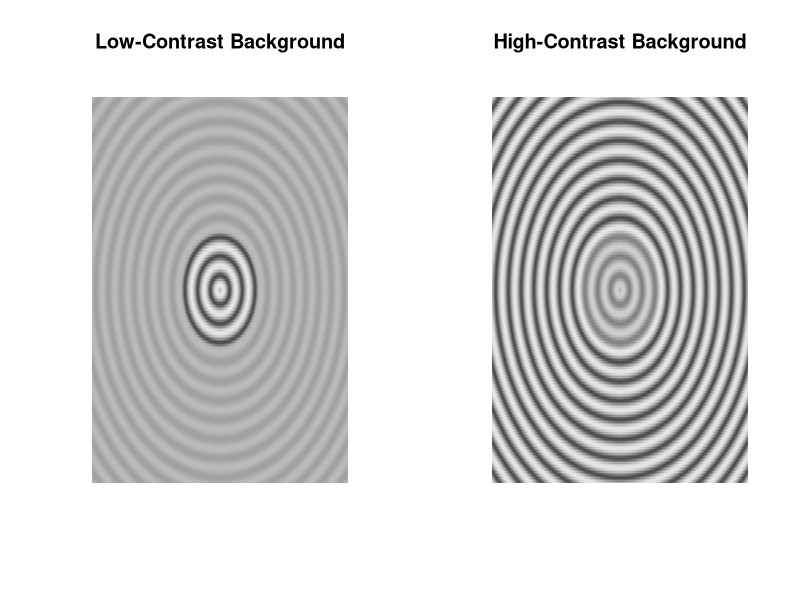
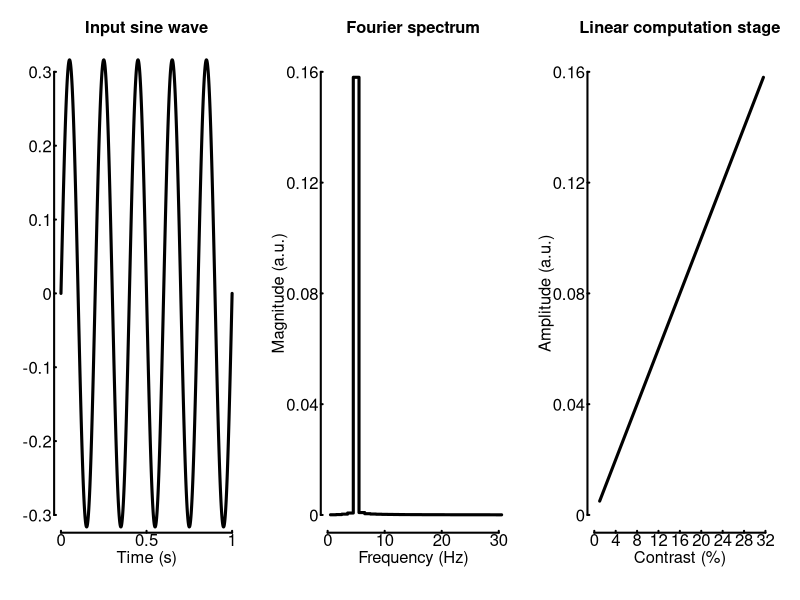
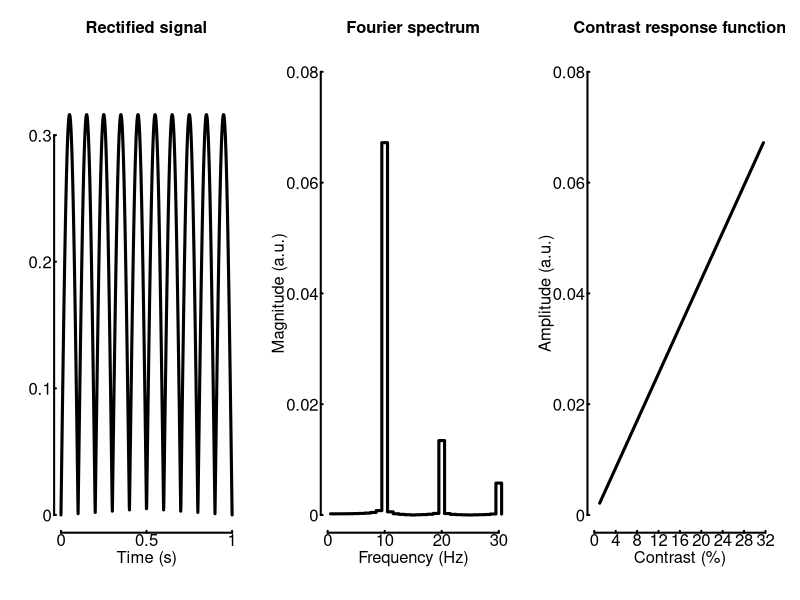
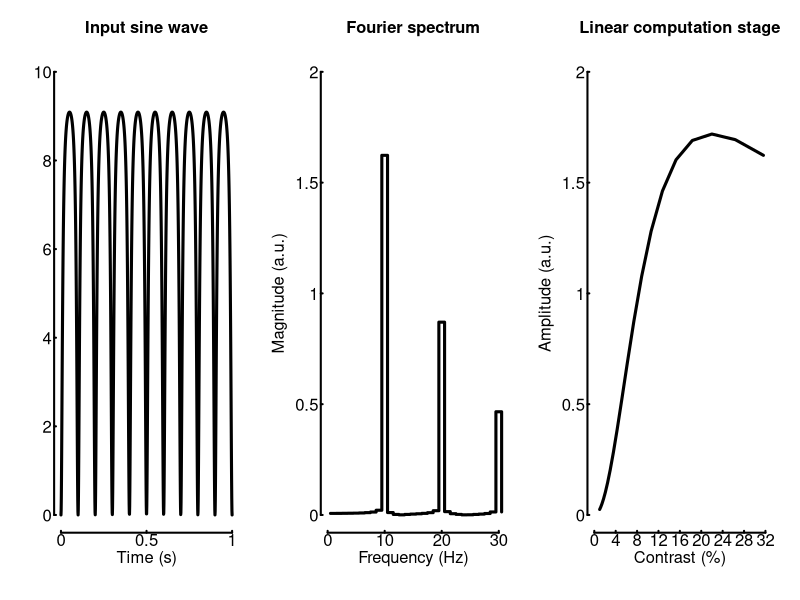
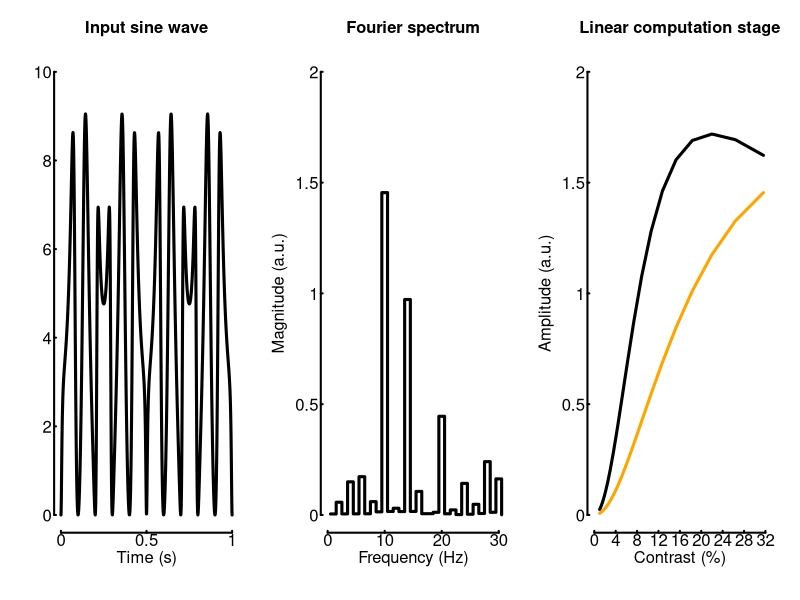
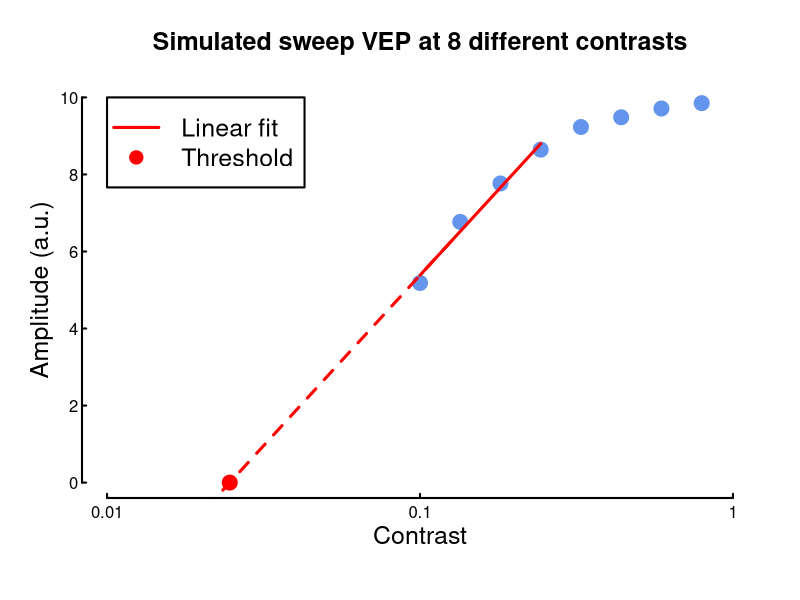
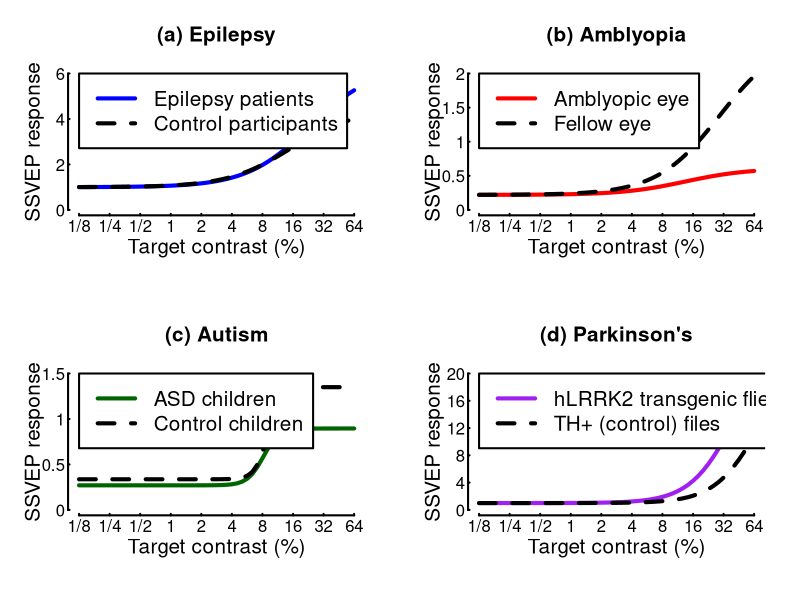

Here is the R script that generated these plots, in order:
## ---- chunk 1

# set up helper functions

simpleTransducerFunction <- function(inputContrast, c50, RMax){
 # Here we model a simple hyperbolic ratio function. Also called a "Naka-Rushton" function.
 # RMax defines the reponse gain of the transducer (how big the biggest output is). 
 # c50 defines the conrast sensitivity. Smaller values are more sensitive.
 # The exponent can also vary - here we fix it to 2
  expnt <- 2

  # Contrast cannot be negative. To model the responses of a set of on and off 
  # contrast detectors we perform full-wave rectification of the signal
  inputContrast <- abs(inputContrast)
  output <- RMax*(inputContrast^expnt)/(inputContrast^expnt + c50^expnt)
  return(output)
}

doubleTransducerFunction <- function(inputContrast, maskContrast, c50, RMax){
 # This version has two inputs, but the second input is purely suppressive
  expnt <- 2
  inputContrast <- abs(inputContrast)
  maskContrast <- abs(maskContrast)

  output <- RMax*(inputContrast^expnt)/(inputContrast^expnt + maskContrast^expnt + c50^expnt)
  return(output)  
}

create_grating <- function(size, frequency, phase, contrast){
    x <- matrix(rep(seq(-1,1,length=size),size),nrow=size,ncol=size)
    y <- t(x)
    grating <- sin(2 * pi * frequency * sqrt(x^2 + y^2) + phase)
    grating <- (grating + 1) / 2  # Normalize to [0, 1]
    grating <- grating * contrast + (1 - contrast) / 2  # Adjust contrast 
  return(grating)
}

create_circular_mask <- function(size){
    x <- matrix(rep(seq(-1,1,length=size),size),nrow=size,ncol=size)
    y <- t(x)
    radius <- sqrt(x^2 + y^2)
    mask <- sqrt(x**2 + y**2) <= 0.3
  return(mask)
}

if (!dir.exists('/Figures')){dir.create('/Figures')}

## ---- chunk 2

# Set parameters
size <- 256
frequency <- 10
phase <- 0
contrast_center <- 0.5
contrast_surround_low <- 0.1
contrast_surround_high <- 0.9

# Create gratings and circular masks
grating_center <- create_grating(size, frequency, phase, contrast_center)
grating_surround_low <- create_grating(size, frequency, phase, contrast_surround_low)
grating_surround_high <- create_grating(size, frequency, phase, contrast_surround_high)
mask <- create_circular_mask(size)

# Combine gratings and masks
image_low_contrast <- grating_surround_low
image_low_contrast[mask] <- grating_center[mask]
image_high_contrast <- grating_surround_high
image_high_contrast[mask] <- grating_center[mask]

png('Figures/1_centresurround.png',width=12,height=6.5, units = 'in', res = 300)

par(mfcol=c(1,2))

plot(x=NULL,y=NULL,xlim=c(0,1),ylim=c(0,1),axes=FALSE, ann=FALSE)
image(image_low_contrast,col=gray.colors(256),add=TRUE,useRaster=TRUE)
title(main='Low-Contrast Background')

plot(x=NULL,y=NULL,xlim=c(0,1),ylim=c(0,1),axes=FALSE, ann=FALSE)
image(image_high_contrast,col=gray.colors(256),add=TRUE,useRaster=TRUE)
title(main='High-Contrast Background')

dev.off()

## ---- chunk 3

inputFrequency_Hz <- 5 # We simulate a system with on input at many different contrasts
contrastRange <- (10^seq(0,1.5,length=20))/100 # Equally spaced log contrast between 1 and 10^1.5
duration_S <- 1 # All variables in this code have an _[units] where possible
digitisationRate_Hz <- 1000
freqCutoff_Hz <- 30
c50 <- 0.10
RMax <- 10

support_S <- seq(0,duration_S,length=duration_S*digitisationRate_Hz)

initialSignal <- NULL # Create lists to hold the initial contrast representation and the result of passign it through a simple Naka-Rushton function
transducedSignal <- NULL

for (contrastIndex in 1:length(contrastRange)){
  
  inputModulation <- sin(2 * pi * inputFrequency_Hz * support_S) * contrastRange[contrastIndex]

  FT_Signal <- fft(inputModulation) / length(inputModulation)
 
  inputAmplitude <- abs(FT_Signal[inputFrequency_Hz+1])
  initialSignal[contrastIndex] <- inputAmplitude

   # Now compute the FT on the signal after it has passed through a single non-linearity. Do this 
   # using the transducer functiona above.
  transducedModulation <- simpleTransducerFunction(inputModulation, c50, RMax)
  FT_transducedModulation <- fft(transducedModulation)/ length(transducedModulation)
  transducedAmplitude <- abs(FT_transducedModulation[1 + inputFrequency_Hz*2])
  transducedSignal[contrastIndex] <- transducedAmplitude
}

frequencySupport <- seq(0,freqCutoff_Hz*duration_S+1) # We only want to plot the frequencies in the FFT up to this point
  
#Make a figure with three subplots

png('Figures/2_linearsystem.png',width=12,height=4, units = 'in', res = 300)
par(mfrow=c(1,3))

  plot(x=NULL,y=NULL,axes=FALSE, ann=FALSE, xlim=c(0,1), ylim=c(-0.3,0.3))   
  axis(1, at=seq(0,1,0.5), tck=0.01, lab=F, lwd=2)     # plot tick marks (no labels)
  axis(2, at=seq(-3,3,1)/10, tck=0.01, lab=F, lwd=2)
  mtext(text = seq(0,1,0.5), side = 1, at=seq(0,1,0.5), line=0.2)     # add the tick labels
  mtext(text = seq(-3,3,1)/10, side = 2, at=seq(-3,3,1)/10, line=0.2, las=1)  
title(xlab="Time (s)", col.lab=rgb(0,0,0), line=1.5, cex.lab=1.5)    
title(main="Input sine wave", cex.main=1.5)

lines(support_S, inputModulation, lwd=3)

# Plot the absolute values of the FFT in the second axis as a bar plot

  plot(frequencySupport[2:length(frequencySupport)]-0.5,abs(FT_Signal[2:length(frequencySupport)]),type='s',lwd=3,axes=FALSE, ann=FALSE, xlim=c(0,30), ylim=c(0,0.16))
  axis(1, at=seq(0,30,10), tck=0.01, lab=F, lwd=2)     # plot tick marks (no labels)
  axis(2, at=seq(0,0.16,0.04), tck=0.01, lab=F, lwd=2)
  mtext(text = seq(0,30,10), side = 1, at=seq(0,30,10), line=0.2)     # add the tick labels
  mtext(text = seq(0,0.16,0.04), side = 2, at=seq(0,0.16,0.04), line=0.2, las=1)  
title(xlab="Frequency (Hz)", col.lab=rgb(0,0,0), line=1.5, cex.lab=1.5)    
title(ylab="Magnitude (a.u.)", col.lab=rgb(0,0,0), line=2.6, cex.lab=1.5)
title(main="Fourier spectrum", cex.main=1.5)

  plot(x=NULL,y=NULL,axes=FALSE, ann=FALSE, xlim=c(0,32), ylim=c(0,0.16))   
  axis(1, at=seq(0,32,4), tck=0.01, lab=F, lwd=2)     # plot tick marks (no labels)
  axis(2, at=seq(0,0.16,0.04), tck=0.01, lab=F, lwd=2)
  mtext(text = seq(0,32,4), side = 1, at=seq(0,32,4), line=0.2)     # add the tick labels
  mtext(text = seq(0,0.16,0.04), side = 2, at=seq(0,0.16,0.04), line=0.2, las=1)  
title(xlab="Contrast (%)", col.lab=rgb(0,0,0), line=1.5, cex.lab=1.5)    
title(ylab="Amplitude (a.u.)", col.lab=rgb(0,0,0), line=2.6, cex.lab=1.5)
title(main="Linear computation stage", cex.main=1.5)

lines(contrastRange*100,initialSignal,lwd=3)

dev.off()

## ---- chunk 4

inputFrequency_Hz <- 5 # We simulate a system with on input at many different contrasts
contrastRange <- (10^seq(0,1.5,length=20))/100 # Equally spaced log contrast between 1 and 10^1.5
duration_S <- 1 # All variables in this code have an _[units] where possible
digitisationRate_Hz <- 1000
freqCutoff_Hz <- 30
c50 <- 0.10
RMax <- 10

support_S <- seq(0,duration_S,length=duration_S*digitisationRate_Hz)

initialSignal <- NULL # Create lists to hold the initial contrast representation and the result of passign it through a simple Naka-Rushton function
transducedSignal <- NULL

for (contrastIndex in 1:length(contrastRange)){
  
  inputModulation <- sin(2 * pi * inputFrequency_Hz * support_S) * contrastRange[contrastIndex]

    # We are about to model response to contrast. Different cell populations detect positive and negative-going contrast and we can model their combined response by performing full-wave rectification as follows: 
  fullWaveRectifiedSignal <- abs(inputModulation)
  
  # This doubles the frequencies of the resulting FT and also introduces harmonics at higher frequencies but it does not alter the general shape of the contrast vs response function.
  
  # Now compute the FT on the signal after it has passed through full wave rectification
  FT_transducedModulation <- fft(fullWaveRectifiedSignal) / length(fullWaveRectifiedSignal)
 
  transducedAmplitude <- abs(FT_transducedModulation[2*inputFrequency_Hz+1])
  transducedSignal[contrastIndex] <- transducedAmplitude

}

frequencySupport <- seq(0,freqCutoff_Hz*duration_S+1) # We only want to plot the frequencies in the FFT up to this point
  
#Make a figure with three subplots

png('Figures/3_fullwaverectification.png',width=12,height=4, units = 'in', res = 300)
par(mfrow=c(1,3))

  plot(x=NULL,y=NULL,axes=FALSE, ann=FALSE, xlim=c(0,1), ylim=c(0,0.35))   
  axis(1, at=seq(0,1,0.5), tck=0.01, lab=F, lwd=2)     # plot tick marks (no labels)
  axis(2, at=seq(0,3,1)/10, tck=0.01, lab=F, lwd=2)
  mtext(text = seq(0,1,0.5), side = 1, at=seq(0,1,0.5), line=0.2)     # add the tick labels
  mtext(text = seq(0,3,1)/10, side = 2, at=seq(0,3,1)/10, line=0.2, las=1)  
title(xlab="Time (s)", col.lab=rgb(0,0,0), line=1.5, cex.lab=1.5)    
title(main="Rectified signal", cex.main=1.5)

lines(support_S, fullWaveRectifiedSignal, lwd=3)

# Plot the absolute values of the FFT in the second axis as a bar plot
  plot(frequencySupport[2:length(frequencySupport)]-0.5,abs(FT_transducedModulation[2:length(frequencySupport)]),type='s',lwd=3,axes=FALSE, ann=FALSE, xlim=c(0,30), ylim=c(0,0.08))
  axis(1, at=seq(0,30,10), tck=0.01, lab=F, lwd=2)     # plot tick marks (no labels)
  axis(2, at=seq(0,0.08,0.02), tck=0.01, lab=F, lwd=2)
  mtext(text = seq(0,30,10), side = 1, at=seq(0,30,10), line=0.2)     # add the tick labels
  mtext(text = seq(0,0.08,0.02), side = 2, at=seq(0,0.08,0.02), line=0.2, las=1)  
title(xlab="Frequency (Hz)", col.lab=rgb(0,0,0), line=1.5, cex.lab=1.5)    
title(ylab="Magnitude (a.u.)", col.lab=rgb(0,0,0), line=2.6, cex.lab=1.5)
title(main="Fourier spectrum", cex.main=1.5)

  plot(x=NULL,y=NULL,axes=FALSE, ann=FALSE, xlim=c(0,32), ylim=c(0,0.08))   
  axis(1, at=seq(0,32,4), tck=0.01, lab=F, lwd=2)     # plot tick marks (no labels)
  axis(2, at=seq(0,0.08,0.02), tck=0.01, lab=F, lwd=2)
  mtext(text = seq(0,32,4), side = 1, at=seq(0,32,4), line=0.2)     # add the tick labels
  mtext(text = seq(0,0.08,0.02), side = 2, at=seq(0,0.08,0.02), line=0.2, las=1)  
title(xlab="Contrast (%)", col.lab=rgb(0,0,0), line=1.5, cex.lab=1.5)    
title(ylab="Amplitude (a.u.)", col.lab=rgb(0,0,0), line=2.6, cex.lab=1.5)
title(main="Contrast response function", cex.main=1.5)

lines(contrastRange*100,transducedSignal,lwd=3)

dev.off()

## ---- chunk 5

inputFrequency_Hz <- 5 # We simulate a system with on input at many different contrasts
contrastRange <- (10^seq(0,1.5,length=20))/100 # Equally spaced log contrast between 1 and 10^1.5
duration_S <- 1 # All variables in this code have an _[units] where possible
digitisationRate_Hz <- 1000
freqCutoff_Hz <- 30
c50 <- 0.10
RMax <- 10

support_S <- seq(0,duration_S,length=duration_S*digitisationRate_Hz)

initialSignal <- NULL # Create lists to hold the initial contrast representation and the result of passign it through a simple Naka-Rushton function
transducedSignal <- NULL

for (contrastIndex in 1:length(contrastRange)){
  
  inputModulation <- sin(2 * pi * inputFrequency_Hz * support_S) * contrastRange[contrastIndex]

  FT_Signal <- fft(inputModulation) / length(inputModulation)
 
  inputAmplitude <- abs(FT_Signal[inputFrequency_Hz+1])
  initialSignal[contrastIndex] <- inputAmplitude

   # Now compute the FT on the signal after it has passed through a single non-linearity. Do this 
   # using the transducer functiona above.
  transducedModulation <- simpleTransducerFunction(inputModulation, c50, RMax)
  FT_transducedModulation <- fft(transducedModulation)/ length(transducedModulation)
  transducedAmplitude <- abs(FT_transducedModulation[1 + inputFrequency_Hz*2])
  transducedSignal[contrastIndex] <- transducedAmplitude
}

frequencySupport <- seq(0,freqCutoff_Hz*duration_S+1) # We only want to plot the frequencies in the FFT up to this point
  
#Make a figure with three subplots

png('Figures/4_transducer.png',width=12,height=4, units = 'in', res = 300)
par(mfrow=c(1,3))

  plot(x=NULL,y=NULL,axes=FALSE, ann=FALSE, xlim=c(0,1), ylim=c(0,10))   
  axis(1, at=seq(0,1,0.5), tck=0.01, lab=F, lwd=2)     # plot tick marks (no labels)
  axis(2, at=seq(0,10,2), tck=0.01, lab=F, lwd=2)
  mtext(text = seq(0,1,0.5), side = 1, at=seq(0,1,0.5), line=0.2)     # add the tick labels
  mtext(text = seq(0,10,2), side = 2, at=seq(0,10,2), line=0.2, las=1)  
title(xlab="Time (s)", col.lab=rgb(0,0,0), line=1.5, cex.lab=1.5)    
title(main="Input sine wave", cex.main=1.5)

lines(support_S, transducedModulation, lwd=3)

# Plot the absolute values of the FFT in the second axis as a bar plot

  plot(frequencySupport[2:length(frequencySupport)]-0.5,abs(FT_transducedModulation[2:length(frequencySupport)]),type='s',lwd=3,axes=FALSE, ann=FALSE, xlim=c(0,30), ylim=c(0,2))
  axis(1, at=seq(0,30,10), tck=0.01, lab=F, lwd=2)     # plot tick marks (no labels)
  axis(2, at=seq(0,2,0.5), tck=0.01, lab=F, lwd=2)
  mtext(text = seq(0,30,10), side = 1, at=seq(0,30,10), line=0.2)     # add the tick labels
  mtext(text = seq(0,2,0.5), side = 2, at=seq(0,2,0.5), line=0.2, las=1)  
title(xlab="Frequency (Hz)", col.lab=rgb(0,0,0), line=1.5, cex.lab=1.5)    
title(ylab="Magnitude (a.u.)", col.lab=rgb(0,0,0), line=2.6, cex.lab=1.5)
title(main="Fourier spectrum", cex.main=1.5)

  plot(x=NULL,y=NULL,axes=FALSE, ann=FALSE, xlim=c(0,32), ylim=c(0,2))   
  axis(1, at=seq(0,32,4), tck=0.01, lab=F, lwd=2)     # plot tick marks (no labels)
  axis(2, at=seq(0,2,0.5), tck=0.01, lab=F, lwd=2)
  mtext(text = seq(0,32,4), side = 1, at=seq(0,32,4), line=0.2)     # add the tick labels
  mtext(text = seq(0,2,0.5), side = 2, at=seq(0,2,0.5), line=0.2, las=1)  
title(xlab="Contrast (%)", col.lab=rgb(0,0,0), line=1.5, cex.lab=1.5)    
title(ylab="Amplitude (a.u.)", col.lab=rgb(0,0,0), line=2.6, cex.lab=1.5)
title(main="Linear computation stage", cex.main=1.5)

lines(contrastRange*100,transducedSignal,lwd=3)

dev.off()

## ---- chunk 6

inputFrequency_Hz <- 5 # We simulate a system with on input at many different contrasts
contrastRange <- (10^seq(0,1.5,length=20))/100 # Equally spaced log contrast between 1 and 10^1.5
maskFrequency_Hz <- 7
maskContrast <- max(contrastRange)

duration_S <- 1 # All variables in this code have an _[units] where possible
digitisationRate_Hz <- 1000
freqCutoff_Hz <- 30
c50 <- 0.10
RMax <- 10

support_S <- seq(0,duration_S,length=duration_S*digitisationRate_Hz)

initialSignal <- NULL # Create lists to hold the initial contrast representation and the result of passign it through a simple Naka-Rushton function
transducedSignal <- NULL
maskedSignal <- NULL

for (contrastIndex in 1:length(contrastRange)){
  
  inputModulation <- sin(2 * pi * inputFrequency_Hz * support_S) * contrastRange[contrastIndex]
  maskModulation <- sin(2 * pi * maskFrequency_Hz * support_S) * maskContrast

   # Now compute the FT on the signal after it has passed through a single non-linearity. Do this 
   # using the transducer functiona above.
  transducedModulation <- doubleTransducerFunction(inputModulation, 0*maskModulation, c50,RMax)
  FT_transducedModulation <- fft(transducedModulation)/ length(transducedModulation)
  transducedAmplitude <- abs(FT_transducedModulation[1+inputFrequency_Hz*2])
  transducedSignal[contrastIndex] <- transducedAmplitude
  
  transducedModulation <- doubleTransducerFunction(inputModulation, maskModulation, c50,RMax)
  FT_transducedModulation <- fft(transducedModulation)/ length(transducedModulation)
  transducedAmplitude <- abs(FT_transducedModulation[1+inputFrequency_Hz*2])
  maskedSignal[contrastIndex] <- transducedAmplitude
}

frequencySupport <- seq(0,freqCutoff_Hz*duration_S+1) # We only want to plot the frequencies in the FFT up to this point
  
#Make a figure with three subplots

png('Figures/5_twoinputs.png',width=12,height=4, units = 'in', res = 300)
par(mfrow=c(1,3))

  plot(x=NULL,y=NULL,axes=FALSE, ann=FALSE, xlim=c(0,1), ylim=c(0,10))   
  axis(1, at=seq(0,1,0.5), tck=0.01, lab=F, lwd=2)     # plot tick marks (no labels)
  axis(2, at=seq(0,10,2), tck=0.01, lab=F, lwd=2)
  mtext(text = seq(0,1,0.5), side = 1, at=seq(0,1,0.5), line=0.2)     # add the tick labels
  mtext(text = seq(0,10,2), side = 2, at=seq(0,10,2), line=0.2, las=1)  
title(xlab="Time (s)", col.lab=rgb(0,0,0), line=1.5, cex.lab=1.5)    
title(main="Input sine wave", cex.main=1.5)

lines(support_S, transducedModulation, lwd=3)

# Plot the absolute values of the FFT in the second axis as a bar plot

  plot(frequencySupport[2:length(frequencySupport)]-0.5,abs(FT_transducedModulation[2:length(frequencySupport)]),type='s',lwd=3,axes=FALSE, ann=FALSE, xlim=c(0,30), ylim=c(0,2))
  axis(1, at=seq(0,30,10), tck=0.01, lab=F, lwd=2)     # plot tick marks (no labels)
  axis(2, at=seq(0,2,0.5), tck=0.01, lab=F, lwd=2)
  mtext(text = seq(0,30,10), side = 1, at=seq(0,30,10), line=0.2)     # add the tick labels
  mtext(text = seq(0,2,0.5), side = 2, at=seq(0,2,0.5), line=0.2, las=1)  
title(xlab="Frequency (Hz)", col.lab=rgb(0,0,0), line=1.5, cex.lab=1.5)    
title(ylab="Magnitude (a.u.)", col.lab=rgb(0,0,0), line=2.6, cex.lab=1.5)
title(main="Fourier spectrum", cex.main=1.5)

  plot(x=NULL,y=NULL,axes=FALSE, ann=FALSE, xlim=c(0,32), ylim=c(0,2))   
  axis(1, at=seq(0,32,4), tck=0.01, lab=F, lwd=2)     # plot tick marks (no labels)
  axis(2, at=seq(0,2,0.5), tck=0.01, lab=F, lwd=2)
  mtext(text = seq(0,32,4), side = 1, at=seq(0,32,4), line=0.2)     # add the tick labels
  mtext(text = seq(0,2,0.5), side = 2, at=seq(0,2,0.5), line=0.2, las=1)  
title(xlab="Contrast (%)", col.lab=rgb(0,0,0), line=1.5, cex.lab=1.5)    
title(ylab="Amplitude (a.u.)", col.lab=rgb(0,0,0), line=2.6, cex.lab=1.5)
title(main="Linear computation stage", cex.main=1.5)

lines(contrastRange*100,transducedSignal,lwd=3)
lines(contrastRange*100,maskedSignal,col='orange',lwd=3)

dev.off()

## ---- chunk 7

# Define some constants
nLevels <- 8
internalNoise <- 1
inputFrequency_Hz <- 5 # We simulate a system with on input at many different contrasts
contrastRange <- (10^seq(1,1.9,length=nLevels))/100  # Equally spaced log contrast between 1 and 10^1.9
duration_S <- 1 # All variables in this code have an _[units] where possible
digitisationRate_Hz <- 1000
freqCutoff_Hz <- 30

support_S <- seq(0,duration_S,length=duration_S*digitisationRate_Hz)

initialSignal <- NULL
transducedSignal <- NULL
for (contrastIndex in 1:length(contrastRange)){
  inputModulation <- sin(2 * pi * inputFrequency_Hz * support_S) * contrastRange[contrastIndex] + runif(length(support_S))*internalNoise

  FT_Signal <- fft(inputModulation) / length(inputModulation)

  responseAmplitude <- abs(FT_Signal[inputFrequency_Hz+1])
  initialSignal[contrastIndex] <- responseAmplitude
  transducedSignal[contrastIndex] <- simpleTransducerFunction(responseAmplitude, 0.05, 10)
}
# Now fit a linear regression to the first 4 contrast levels (before it saturates) and find out where this crosses the Y-axis
X = log10(contrastRange[1:4])
X2 = log10((10^seq(0.1,1.1,length=nLevels))/100)
y <- transducedSignal[1:4]
reg <- lm(y ~ X)
x_intercept <- 10 ^ (-reg$coefficients[1] / reg$coefficients[2])
Yfit <- reg$coefficients[2]*X + reg$coefficients[1]
Yextrap <- reg$coefficients[2]*X2 + reg$coefficients[1]

png('Figures/6_sweepplot.png',width=6,height=6, units = 'in', res = 300)

  plot(x=NULL,y=NULL,axes=FALSE, ann=FALSE, xlim=c(-2,0), ylim=c(0,10))   
  axis(1, at=seq(-2,0,1), tck=0.01, lab=F, lwd=2)     # plot tick marks (no labels)
  axis(2, at=seq(0,10,2), tck=0.01, lab=F, lwd=2)
  mtext(text = c(0.01,0.1,1), side = 1, at=seq(-2,0,1), line=0.2)     # add the tick labels
  mtext(text = seq(0,10,2), side = 2, at=seq(0,10,2), line=0.2, las=1)  
title(xlab="Contrast", col.lab=rgb(0,0,0), line=1.5, cex.lab=1.5)    
title(ylab="Amplitude (a.u.)", col.lab=rgb(0,0,0), line=1.5, cex.lab=1.5)    
title(main=paste("Simulated sweep VEP at",nLevels,"different contrasts"), cex.main=1.5)

points(log10(contrastRange),transducedSignal,pch=19,col='cornflowerblue',cex=2)
points(log10(x_intercept),0,pch=19,col='red',cex=2)

lines(X,Yfit,lwd=3,col='red')
lines(X2,Yextrap,lwd=3,lty=2,col='red')

legend(-2,10,c('Linear fit','Threshold'),lty=c(1,NA),pch=c(NA,19),lwd=3,col='red',box.lwd=2,cex=1.5)

dev.off()

# axs.semilogx(contrastRange[:4], reg.predict(X), 'r-', label='Linear Fit')
# axs.semilogx(np.logspace(0.1,1.1,nLevels)/100, reg.predict(X2), 'r--')


## ---- chunk 8

# Parameters
finecontrastsdB <- seq(-18,36,1)
finecontrasts <- 10^(finecontrastsdB / 20)
ticklocsx <- seq(-18,36,6)
ticklabelsx <- c('1/8', '1/4', '1/2', 1, 2, 4, 8, 16, 32, 64)

png('Figures/7_clinicalplot.png',width=12,height=12, units = 'in', res = 300)
par(mfrow=c(2,2))

epilepsyparams <- matrix(0,nrow=2,ncol=4) 
epilepsyparams[1,] <- c(3.4, 0.15, 1.4, 1)  # controls
epilepsyparams[2,] <- c(5.3, 0.23, 1.4, 1)  # patients

# Calculate responses
respEPIcontrols <- epilepsyparams[1,1] * ((finecontrasts/100)^epilepsyparams[1,3] /
                (epilepsyparams[1,2]^epilepsyparams[1,3] + (finecontrasts/100)^epilepsyparams[1,3])) + epilepsyparams[1,4]

respEPIpatients <- epilepsyparams[2,1] * ((finecontrasts/100)^epilepsyparams[2,3] /
                (epilepsyparams[2,2]^epilepsyparams[2,3] + (finecontrasts/100)^epilepsyparams[2,3])) + epilepsyparams[2,4]

ticklocsy <- seq(0,6,2)
  plot(x=NULL,y=NULL,axes=FALSE, ann=FALSE, xlim=c(-18,36), ylim=c(0,6))   
  axis(1, at=ticklocsx, tck=0.01, lab=F, lwd=2)     # plot tick marks (no labels)
  axis(2, at=ticklocsy, tck=0.01, lab=F, lwd=2)
  mtext(text = ticklabelsx, side = 1, at=ticklocsx, line=0.2)     # add the tick labels
  mtext(text = ticklocsy, side = 2, at=ticklocsy, line=0.2, las=1)  
  title(xlab="Target contrast (%)", col.lab=rgb(0,0,0), line=1.5, cex.lab=1.5)    
  title(ylab="SSVEP response", col.lab=rgb(0,0,0), line=1.5, cex.lab=1.5)
  title(main="(a) Epilepsy", cex.main=1.5)

lines(finecontrastsdB, respEPIpatients, lwd=4, col='blue')
lines(finecontrastsdB, respEPIcontrols, lwd=4, col='black', lty=2)

legend(-18,6,c('Epilepsy patients','Control participants'),lwd=4,lty=1:2,col=c('blue','black'),box.lwd=2,cex=1.5)



amblyparams <- matrix(0,nrow=2,ncol=4) 
amblyparams[1,] <- c(0.39, 37.2, 1.4, 0.22)  # amblyopic eye
amblyparams[2,] <- c(2.33, 111.69, 1.4, 0.22)  # fellow eye

# Calculate responses
respambly <- amblyparams[1,1] * ((finecontrasts)^amblyparams[1,3] /
                (amblyparams[1,2] + (finecontrasts)^amblyparams[1,3])) + amblyparams[1,4]

respfellow <- amblyparams[2,1] * ((finecontrasts)^amblyparams[2,3] /
                (amblyparams[2,2] + (finecontrasts)^amblyparams[2,3])) + amblyparams[2,4]

ticklocsy <- seq(0,2,0.5)
  plot(x=NULL,y=NULL,axes=FALSE, ann=FALSE, xlim=c(-18,36), ylim=c(0,2))   
  axis(1, at=ticklocsx, tck=0.01, lab=F, lwd=2)     # plot tick marks (no labels)
  axis(2, at=ticklocsy, tck=0.01, lab=F, lwd=2)
  mtext(text = ticklabelsx, side = 1, at=ticklocsx, line=0.2)     # add the tick labels
  mtext(text = ticklocsy, side = 2, at=ticklocsy, line=0.2, las=1)  
  title(xlab="Target contrast (%)", col.lab=rgb(0,0,0), line=1.5, cex.lab=1.5)     
  title(ylab="SSVEP response", col.lab=rgb(0,0,0), line=1.5, cex.lab=1.5)
  title(main="(b) Amblyopia", cex.main=1.5)

lines(finecontrastsdB, respambly, lwd=4, col='red')
lines(finecontrastsdB, respfellow, lwd=4, col='black', lty=2)

legend(-18,2,c('Amblyopic eye','Fellow eye'),lwd=4,lty=1:2,col=c('red','black'),box.lwd=2,cex=1.5)


# Autism and control groups for the autism plot

autismparams <- matrix(0,nrow=2,ncol=4) 
autismparams[1,] <- c(0.6253, 0.2701, 125550, 5.6199)  # ASD group
autismparams[2,] <- c(1.0131, 0.3369, 3589900, 6.8622)  # control group

# Calculate responses
respASD <- (autismparams[1,1] * (finecontrasts^autismparams[1,4]) /
           (autismparams[1,3] + finecontrasts^autismparams[1,4])) + autismparams[1,2]
respCON <- (autismparams[2,1] * (finecontrasts^autismparams[2,4]) /
           (autismparams[2,3] + finecontrasts^autismparams[2,4])) + autismparams[2,2]

ticklocsy <- seq(0,1.5,0.5)
  plot(x=NULL,y=NULL,axes=FALSE, ann=FALSE, xlim=c(-18,36), ylim=c(0,1.5))   
  axis(1, at=ticklocsx, tck=0.01, lab=F, lwd=2)     # plot tick marks (no labels)
  axis(2, at=ticklocsy, tck=0.01, lab=F, lwd=2)
  mtext(text = ticklabelsx, side = 1, at=ticklocsx, line=0.2)     # add the tick labels
  mtext(text = ticklocsy, side = 2, at=ticklocsy, line=0.2, las=1)  
  title(xlab="Target contrast (%)", col.lab=rgb(0,0,0), line=1.5, cex.lab=1.5)    
  title(ylab="SSVEP response", col.lab=rgb(0,0,0), line=1.5, cex.lab=1.5)
  title(main="(c) Autism", cex.main=1.5)

lines(finecontrastsdB, respASD, lwd=4, col='darkgreen')
lines(finecontrastsdB, respCON, lwd=4, col='black', lty=2)

legend(-18,1.5,c('ASD children','Control children'),lwd=4,lty=1:2,col=c('darkgreen','black'),box.lwd=2,cex=1.5)


# PD parameters for Drosophila from Afsari et al HMG 2014

PDparams2F1 <- matrix(0,nrow=2,ncol=4) 
PDparams2F1[1,] <- c(22, 0.7, 2, 1)  # controls
PDparams2F1[2,] <- c(24, 0.4, 2, 1)  # hLRRK2

PDparams1F1 <- matrix(0,nrow=2,ncol=4) 
PDparams1F1[1,] <- c(104, 0.76, 2, 1)  # controls
PDparams1F1[2,] <- c(170, 0.382, 2, 1)  # hLRRK2

# Note: Here we plot the 2F1 curves which, we think, most closely correspond to the more central neuronal (as opposed to the photoreceptor-derived) signals
respParkControls <- PDparams2F1[1,1] * ((finecontrasts/100)^PDparams2F1[1,3] /
                      (PDparams2F1[1,2]^PDparams2F1[1,3] + (finecontrasts/100)^PDparams2F1[1,3])) + PDparams2F1[1,4]

respParkPatients <- PDparams2F1[2,1] * ((finecontrasts/100)^PDparams2F1[2,3] /
                      (PDparams2F1[2,2]^PDparams2F1[2,3] + (finecontrasts/100)^PDparams2F1[2,3])) + PDparams2F1[2,4]


ticklocsy <- seq(0,20,4)
  plot(x=NULL,y=NULL,axes=FALSE, ann=FALSE, xlim=c(-18,36), ylim=c(0,20))   
  axis(1, at=ticklocsx, tck=0.01, lab=F, lwd=2)     # plot tick marks (no labels)
  axis(2, at=ticklocsy, tck=0.01, lab=F, lwd=2)
  mtext(text = ticklabelsx, side = 1, at=ticklocsx, line=0.2)     # add the tick labels
  mtext(text = ticklocsy, side = 2, at=ticklocsy, line=0.2, las=1)  
  title(xlab="Target contrast (%)", col.lab=rgb(0,0,0), line=1.5, cex.lab=1.5)       
  title(ylab="SSVEP response", col.lab=rgb(0,0,0), line=1.5, cex.lab=1.5)
  title(main="(d) Parkinson's", cex.main=1.5)

lines(finecontrastsdB, respParkPatients, lwd=4, col='purple')
lines(finecontrastsdB, respParkControls, lwd=4, col='black', lty=2)

legend(-18,20,c('hLRRK2 transgenic flies','TH+ (control) files'),lwd=4,lty=1:2,col=c('purple','black'),box.lwd=2,cex=1.5)

dev.off()
